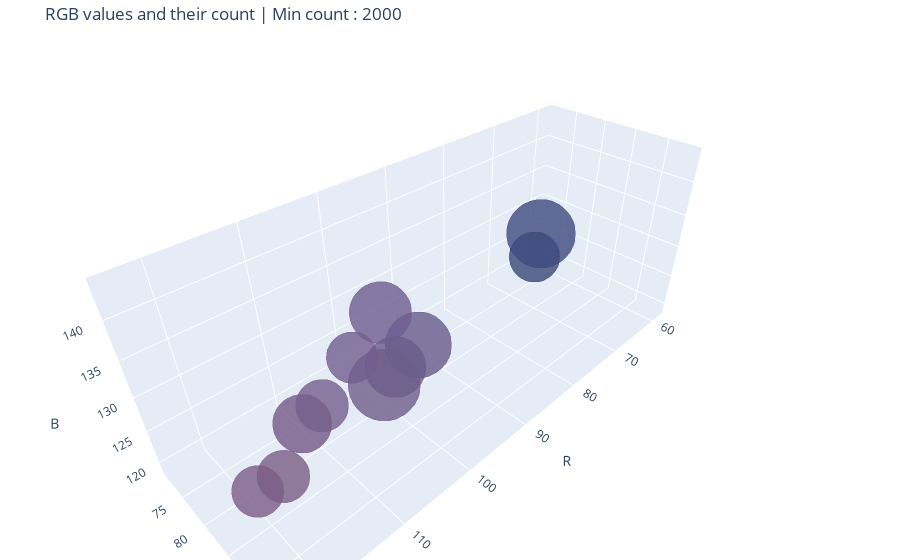

Here is the notebook cell this chart was saved with:
### Markdown cell above
### 5. Création d'un diagramme interactif

### Code cell
# We would like to create an interactive 3D diagram with the RGB values as x,y,z coordinates, and the number of points having that RGB value as the size of the point.

# Input of the function : dataFrame with the RGB values and the number of points having that RGB value.
# Output : 3D diagram with the RGB values as x,y,z coordinates, and the number of points having that RGB value as the size of the point.


min_count_observable = 100
# We have defined a minimum count of 30 for a point to be observable.
# This is because we want to avoid having too many points on the diagram, which would make it unreadable.

def plot_rgb_count_interactive(df):
    # We filter the dataFrame to only keep the points with a count greater than the minimum count.
    df_filtered = df.copy()
    df_filtered = df[(df['count'] > min_count_observable)]


    # We create a figure with 3D axes.
    trace = go.Scatter3d(
        x=df_filtered['R'],
        y=df_filtered['G'],
        z=df_filtered['B'],
        
        mode='markers',
        hoverinfo= "text",
        hovertext=" Nb of points : " + df_filtered['count'].astype(str) + "<br> R : " + df_filtered['R'].astype(str) + "<br> G : " + df_filtered['G'].astype(str) + "<br> B : " + df_filtered['B'].astype(str) + "<br>",
        marker=dict(
            size=df_filtered['size'],
            color=df_filtered[['R', 'G', 'B']] / 255,
            opacity=0.8,
            line=dict(
                width=0.5,
                color=df_filtered[['R', 'G', 'B']] / 255,
            ),
        ),
    )

    data = [trace]
    layout = go.Layout(
        autosize=False,
        scene= dict(
            xaxis=dict(
                title='R'
            ),
            yaxis=dict(
                title='G'
            ),
            zaxis=dict(
                title='B'
            ),
        ),
        margin=dict(l=0, r=0, b=0, t=40),
        title='RGB values and their count | Min count : ' + str(min_count_observable),
        )

    fig=go.Figure(data=data, layout=layout)
    fig.show()

plot_rgb_count_interactive(df_test)

### Figure 1 — Plotly figure (JSON) as saved in the notebook; plotly's stock layout.template omitted (floating-point values rounded to 4 significant figures)
{"data": [{"hoverinfo": "text", "hovertext": [" Nb of points : 2158<br> R : 59<br> G : 71<br> B : 119<br>", " Nb of points : 2967<br> R : 62<br> G : 74<br> B : 126<br>", " Nb of points : 2857<br> R : 104<br> G : 91<br> B : 137<br>", " Nb of points : 2625<br> R : 107<br> G : 91<br> B : 136<br>", " Nb of points : 2681<br> R : 109<br> G : 92<br> B : 144<br>", " Nb of points : 3116<br> R : 110<br> G : 93<br> B : 137<br>", " Nb of points : 2208<br> R : 113<br> G : 93<br> B : 142<br>", " Nb of points : 2533<br> R : 117<br> G : 90<br> B : 135<br>", " Nb of points : 2263<br> R : 117<br> G : 94<br> B : 140<br>", " Nb of points : 2259<br> R : 121<br> G : 93<br> B : 134<br>", " Nb of points : 2229<br> R : 123<br> G : 92<br> B : 133<br>"], "marker": {"color": [[0.2314, 0.2784, 0.4667], [0.2431, 0.2902, 0.4941], [0.4078, 0.3569, 0.5373], [0.4196, 0.3569, 0.5333], [0.4275, 0.3608, 0.5647], [0.4314, 0.3647, 0.5373], [0.4431, 0.3647, 0.5569], [0.4588, 0.3529, 0.5294], [0.4588, 0.3686, 0.549], [0.4745, 0.3647, 0.5255], [0.4824, 0.3608, 0.5216]], "line": {"color": [[0.2314, 0.2784, 0.4667], [0.2431, 0.2902, 0.4941], [0.4078, 0.3569, 0.5373], [0.4196, 0.3569, 0.5333], [0.4275, 0.3608, 0.5647], [0.4314, 0.3647, 0.5373], [0.4431, 0.3647, 0.5569], [0.4588, 0.3529, 0.5294], [0.4588, 0.3686, 0.549], [0.4745, 0.3647, 0.5255], [0.4824, 0.3608, 0.5216]], "width": 0.5}, "opacity": 0.8, "size": [34.93, 47.66, 45.93, 42.28, 43.16, 50, 35.72, 40.83, 36.58, 36.52, 36.05]}, "mode": "markers", "type": "scatter3d", "x": [59, 62, 104, 107, 109, 110, 113, 117, 117, 121, 123], "y": [71, 74, 91, 91, 92, 93, 93, 90, 94, 93, 92], "z": [119, 126, 137, 136, 144, 137, 142, 135, 140, 134, 133]}], "layout": {"autosize": false, "margin": {"b": 0, "l": 0, "r": 0, "t": 40}, "scene": {"xaxis": {"title": {"text": "R"}}, "yaxis": {"title": {"text": "G"}}, "zaxis": {"title": {"text": "B"}}}, "title": {"text": "RGB values and their count | Min count : 2000"}}}
